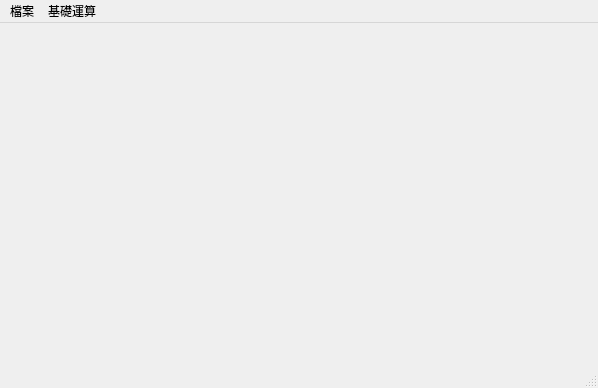
<?xml version="1.0" encoding="UTF-8"?>
<ui version="4.0">
 <class>MainWindow</class>
 <widget class="QMainWindow" name="MainWindow">
  <property name="geometry">
   <rect>
    <x>0</x>
    <y>0</y>
    <width>598</width>
    <height>388</height>
   </rect>
  </property>
  <property name="windowTitle">
   <string>MainWindow</string>
  </property>
  <widget class="QWidget" name="centralwidget"/>
  <widget class="QMenuBar" name="menubar">
   <property name="geometry">
    <rect>
     <x>0</x>
     <y>0</y>
     <width>598</width>
     <height>25</height>
    </rect>
   </property>
   <widget class="QMenu" name="menu">
    <property name="title">
     <string>檔案</string>
    </property>
    <addaction name="OpenFile"/>
    <addaction name="Close"/>
   </widget>
   <widget class="QMenu" name="menu_2">
    <property name="title">
     <string>基礎運算</string>
    </property>
    <addaction name="Source"/>
    <addaction name="Gray"/>
    <addaction name="FixedThreshold"/>
    <addaction name="OTSUThreshold"/>
   </widget>
   <addaction name="menu"/>
   <addaction name="menu_2"/>
  </widget>
  <widget class="QStatusBar" name="statusbar"/>
  <action name="OpenFile">
   <property name="text">
    <string>開啟舊檔</string>
   </property>
  </action>
  <action name="Close">
   <property name="text">
    <string>關閉程式</string>
   </property>
  </action>
  <action name="Gray">
   <property name="text">
    <string>灰階轉換</string>
   </property>
  </action>
  <action name="Source">
   <property name="text">
    <string>顯示原圖</string>
   </property>
  </action>
  <action name="FixedThreshold">
   <property name="text">
    <string>二值化（固定門閥值）</string>
   </property>
  </action>
  <action name="OTSUThreshold">
   <property name="text">
    <string>二值化（OTSU）</string>
   </property>
  </action>
 </widget>
 <resources/>
 <connections>
  <connection>
   <sender>OpenFile</sender>
   <signal>activated()</signal>
   <receiver>MainWindow</receiver>
   <slot>slotOpenFile()</slot>
   <hints>
    <hint type="sourcelabel">
     <x>-1</x>
     <y>-1</y>
    </hint>
    <hint type="destinationlabel">
     <x>298</x>
     <y>193</y>
    </hint>
   </hints>
  </connection>
  <connection>
   <sender>Close</sender>
   <signal>activated()</signal>
   <receiver>MainWindow</receiver>
   <slot>slotClose()</slot>
   <hints>
    <hint type="sourcelabel">
     <x>-1</x>
     <y>-1</y>
    </hint>
    <hint type="destinationlabel">
     <x>298</x>
     <y>193</y>
    </hint>
   </hints>
  </connection>
  <connection>
   <sender>Gray</sender>
   <signal>activated()</signal>
   <receiver>MainWindow</receiver>
   <slot>slotGray()</slot>
   <hints>
    <hint type="sourcelabel">
     <x>-1</x>
     <y>-1</y>
    </hint>
    <hint type="destinationlabel">
     <x>298</x>
     <y>193</y>
    </hint>
   </hints>
  </connection>
  <connection>
   <sender>Source</sender>
   <signal>activated()</signal>
   <receiver>MainWindow</receiver>
   <slot>slotSource()</slot>
   <hints>
    <hint type="sourcelabel">
     <x>-1</x>
     <y>-1</y>
    </hint>
    <hint type="destinationlabel">
     <x>298</x>
     <y>193</y>
    </hint>
   </hints>
  </connection>
  <connection>
   <sender>FixedThreshold</sender>
   <signal>activated()</signal>
   <receiver>MainWindow</receiver>
   <slot>slotFixedThreshold()</slot>
   <hints>
    <hint type="sourcelabel">
     <x>-1</x>
     <y>-1</y>
    </hint>
    <hint type="destinationlabel">
     <x>298</x>
     <y>193</y>
    </hint>
   </hints>
  </connection>
  <connection>
   <sender>OTSUThreshold</sender>
   <signal>activated()</signal>
   <receiver>MainWindow</receiver>
   <slot>slotOTSUThreshold()</slot>
   <hints>
    <hint type="sourcelabel">
     <x>-1</x>
     <y>-1</y>
    </hint>
    <hint type="destinationlabel">
     <x>298</x>
     <y>193</y>
    </hint>
   </hints>
  </connection>
 </connections>
 <slots>
  <slot>slotClose()</slot>
  <slot>slotOpenFile()</slot>
  <slot>slotGray()</slot>
  <slot>slotSource()</slot>
  <slot>slotFixedThreshold()</slot>
  <slot>slotOTSUThreshold()</slot>
 </slots>
</ui>
